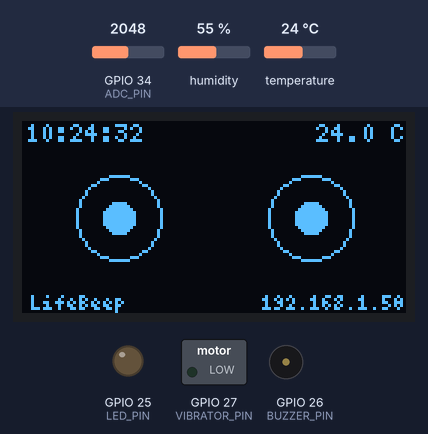
The sketch below on a simulated ESP32. Parts: 128×64 one-colour display, switched loads named in the sketch (green lamp = pin HIGH), output pins drawn as LEDs (lit = HIGH), buzzer (waves = sounding, pin HIGH). Inputs (shaded band) come from the test bench; at power-on: GPIO 34 (ADC_PIN) = 2048, temperature 24 °C, humidity 55 %. WiFi joins after 1.5 s; servers stay silent unless stated; network time is answered at once with the bench clock; the local clock reads 2024-03-15 10:24:30 at power-on unless the sketch sets it; random numbers use the default seed unless the sketch sets one; what the sketch prints to the serial monitor is not drawn.

Above: at 2.7 s.
2.8 s: GPIO 34 (ADC_PIN) set to 2920
8.3 s: GPIO 34 (ADC_PIN) set to 3013
At 9.8 s:
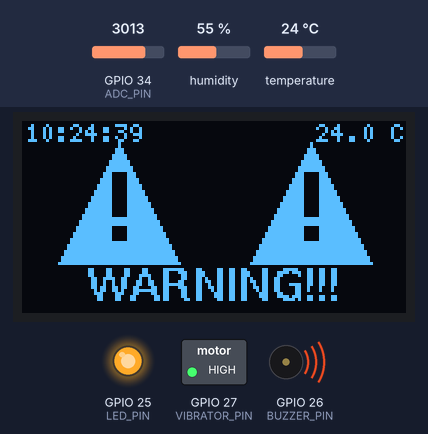
13.5 s: temperature set to 12 °C
At 15.6 s:
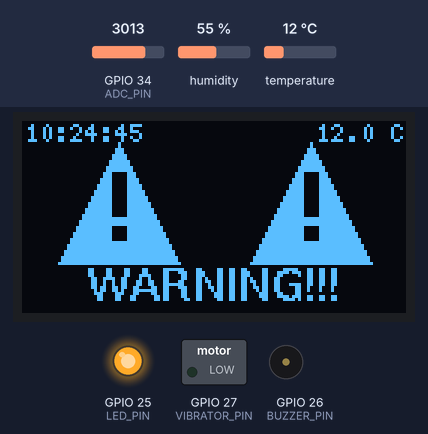
19.6 s: temperature set to 19 °C
At 21.3 s:
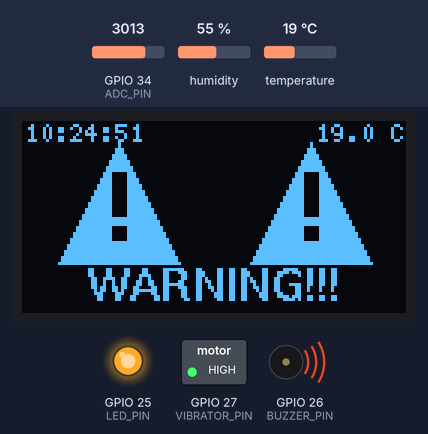
22.5 s: temperature set to 28 °C
At 25.8 s:
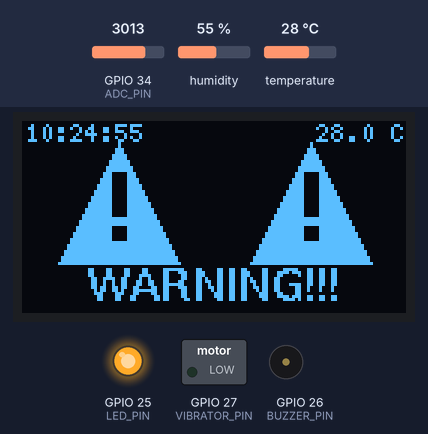
26.0 s: GPIO 34 (ADC_PIN) set to 2914
At 28.56 s:
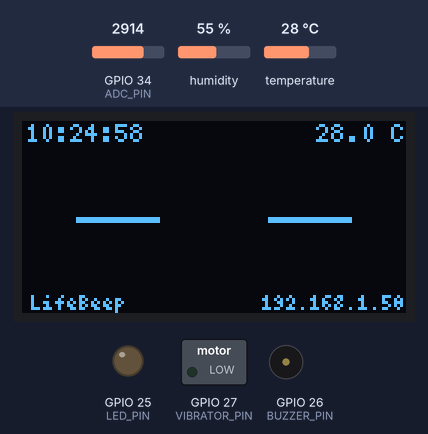
Timing chart, 0 to 30.1 s (numbered marks = the images above; inputs shaded):
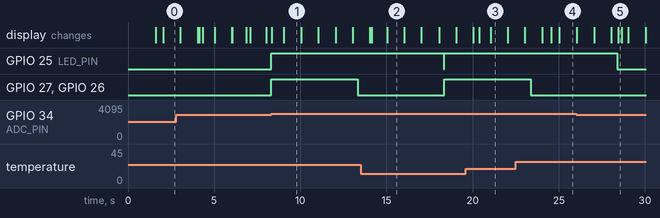

The sketch:

ESP32_code.ino
```cpp
/*
 * LifeBeep ESP32 Sound Detection System
 * Sound-Activated Cozmo Face with Web Server Integration
 *
 * This code uses a NON-BLOCKING loop structure to ensure
 * high reaction sensitivity.
 *
 * ALERTS:
 * - LED (Pin 25): ON for 10 seconds.
 * - OLED (Warning Face): ON for 10 seconds.
 * - Buzzer (Pin 26): ON for 5 seconds.
 * - Vibration Motor (Pin 27): ON for 5 seconds (DIRECT CONNECT).
 *
 * UPDATES:
 * - Increased Sensitivity: Threshold lowered to 2954 (approx 2.3V).
 * - Web Server: Hosts HTTP server for dashboard to fetch sensor data.
 */

#include <Arduino.h>
#include <U8g2lib.h>
#include <Wire.h>
#include <WiFi.h>
#include <WebServer.h>
#include <WiFiUdp.h>
#include <NTPClient.h>
#include "DHT.h"

// ========== CONFIGURATION ==========
// WiFi Credentials - UPDATE THESE
const char* ssid = "Oppo A77s";
const char* password = "9080061674";

// --- HARDWARE CONFIGURATION ---
// Sound Sensor
const int ADC_PIN = 34; // Connect to the output of your filter circuit

// Alert Pins
const int LED_PIN = 25;       // Normal LED
const int BUZZER_PIN = 26;    // Buzzer
const int VIBRATOR_PIN = 27;  // Vibration Motor (+) -> Pin 27, Motor (-) -> GND

// --- DHT TEMPERATURE SENSOR CONFIGURATION ---
#define DHTPIN 5      // Connect DHT11 Data to ESP32 GPIO 5
#define DHTTYPE DHT11 // Sensor type
DHT dht(DHTPIN, DHTTYPE); // Initialize DHT sensor

// --- NTP Configuration ---
WiFiUDP ntpUDP;
NTPClient timeClient(ntpUDP, "pool.ntp.org", 19800, 60000); // IST (UTC+5:30)

// --- Web Server ---
WebServer server(80); // HTTP server on port 80

// --- GLOBAL SENSOR DATA ---
float currentTemperature = -99.9;
float currentHumidity = -99.9;
int currentSoundLevel = 0;
String currentStatus = "Normal"; // "Normal" or "Detected"
bool notificationSent = false; // Track if notification already sent
unsigned long detectionTimestamp = 0; // When sound was detected

// --- U8g2 Constructor ---
U8G2_SSD1306_128X64_NONAME_F_HW_I2C u8g2(U8G2_R0, /* reset=*/ U8X8_PIN_NONE);

// --- ALERT THRESHOLDS & TIMERS ---
const int SOUND_THRESHOLD = 2954; // ADC value for High sound (approx 2.3V)

// How long the warning face/LED stay on (in milliseconds)
const long TOTAL_ALERT_DURATION = 10000; // 10 seconds
// How long the Buzzer/Motor stay on (in milliseconds)
const long PARTIAL_ALERT_DURATION = 5000; // 5 seconds

// --- ANIMATION TIMING ---
#define EYES_OPEN_TIME 2500 // Keep eyes open for 2.5 seconds normally
#define BLINK_TIME 200      // Quick blink duration

// --- NON-BLOCKING STATE VARIABLES ---
bool isAlertActive = false;
unsigned long alertStartTime = 0;
bool isBlinking = false;
unsigned long lastEyeEventTime = 0;
unsigned long lastGazeChangeTime = 0;
const long GAZE_CHANGE_INTERVAL = 3000; // Look around every 3 seconds

// --- Eye Animation State ---
enum EyeDirection { CENTER, LEFT, RIGHT };
EyeDirection currentEyeDirection = CENTER;

// --- SENSOR READING TIMERS ---
unsigned long lastTempReadTime = 0;
const long TEMP_READ_INTERVAL = 500; // Read temp every 0.5 seconds (real-time updates)

// --- Function Prototypes ---
void displayTime();
void displayTemp();
void displayIPAddress();
void displayBranding();
void drawEyesOpen(EyeDirection direction);
void drawBlink();
void drawWarning();
void lookAround(EyeDirection direction);
void handleRoot();
void handleData();

void setup(void) {
  Serial.begin(115200);
  Serial.println("LifeBeep Starting...");

  // Initialize Sound Sensor Pin as Input
  pinMode(ADC_PIN, INPUT);

  // Initialize Alert Pins as Output
  pinMode(LED_PIN, OUTPUT);
  pinMode(BUZZER_PIN, OUTPUT);
  pinMode(VIBRATOR_PIN, OUTPUT);

  // Make sure all alerts are off
  digitalWrite(LED_PIN, LOW);
  digitalWrite(BUZZER_PIN, LOW);
  digitalWrite(VIBRATOR_PIN, LOW);

  // Initialize DHT sensor
  dht.begin();

  // Seed the random number generator for eye movements
  randomSeed(analogRead(0));

  // Start the U8g2 display
  u8g2.begin();
  u8g2.setDrawColor(1);

  // --- Initialize Wi-Fi ---
  Serial.println("Connecting to WiFi...");
  WiFi.begin(ssid, password);

  int attempt = 0;
  while (WiFi.status() != WL_CONNECTED && attempt < 30) {
    delay(500);
    Serial.print(".");
    attempt++;
  }

  if (WiFi.status() == WL_CONNECTED) {
    Serial.println("\nWiFi Connected!");
    Serial.print("ESP32 IP Address: ");
    Serial.println(WiFi.localIP());

    // Start NTP Client
    timeClient.begin();
    Serial.println("Fetching time...");
    if(timeClient.forceUpdate()) {
      Serial.println("Time synced!");
    } else {
      Serial.println("Time sync failed (will retry in loop).");
    }

    // --- Setup Web Server Routes ---
    server.on("/", handleRoot);
    server.on("/data", handleData);
    server.begin();
    Serial.println("Web Server started on port 80");
    Serial.print("Access dashboard at: http://");
    Serial.println(WiFi.localIP());

  } else {
    Serial.println("\nWiFi connection failed!");
  }

  Serial.println("Setup complete.");
  lastEyeEventTime = millis();
}

// =======================
// === MAIN LOOP ===
// =======================
void loop(void) {
  unsigned long currentTime = millis();

  // Handle web server requests
  server.handleClient();

  // --- 1. Read Sensors ---
  currentSoundLevel = analogRead(ADC_PIN);

  // Update Time
  if (WiFi.status() == WL_CONNECTED) {
    timeClient.update();
  }

  // Update Temperature & Humidity (every 5 seconds)
  if (currentTime - lastTempReadTime > TEMP_READ_INTERVAL) {
    float newTemp = dht.readTemperature();
    float newHum = dht.readHumidity();
    if (!isnan(newTemp)) currentTemperature = newTemp;
    if (!isnan(newHum)) currentHumidity = newHum;
    lastTempReadTime = currentTime;
  }

  // --- 2. Check for New Sound Triggers ---
  if (currentSoundLevel > SOUND_THRESHOLD && !isAlertActive) {
    Serial.print("HIGH Sound Alert! Value: ");
    Serial.println(currentSoundLevel);

    currentStatus = "Detected"; // Update status for web server
    notificationSent = false; // Reset flag for new detection
    detectionTimestamp = currentTime; // Record exact detection time

    // Start the 10-second alert
    isAlertActive = true;
    alertStartTime = currentTime;

    // Turn on ALL alerts
    digitalWrite(LED_PIN, HIGH);
    digitalWrite(BUZZER_PIN, HIGH);
    digitalWrite(VIBRATOR_PIN, HIGH);
  }

  // --- 3. Update Display ---
  u8g2.clearBuffer();
  displayTime();
  displayTemp();

  // Only show branding and IP when NOT in alert mode (prevents collision with WARNING text)
  if (!isAlertActive) {
    displayBranding();  // Show "LifeBeep" bottom-left
    displayIPAddress(); // Show IP address bottom-right
  }

  if (isAlertActive) {
    // --- STATE: ALERT ---
    drawWarning();

    // Check if 5-second partial alert is over
    if (currentTime - alertStartTime >= PARTIAL_ALERT_DURATION) {
      digitalWrite(BUZZER_PIN, LOW);
      digitalWrite(VIBRATOR_PIN, LOW);
    }

    // Check if 10-second total alert is over
    if (currentTime - alertStartTime >= TOTAL_ALERT_DURATION) {
      Serial.println("Alert finished. Resetting.");
      isAlertActive = false;
      currentStatus = "Normal"; // Reset status
      notificationSent = false; // Reset for next detection
      digitalWrite(LED_PIN, LOW);
    }

  } else {
    // --- STATE: NORMAL ---
    digitalWrite(LED_PIN, LOW);
    digitalWrite(BUZZER_PIN, LOW);
    digitalWrite(VIBRATOR_PIN, LOW);

    // Handle blinking animation
    if (isBlinking) {
      drawBlink();
      if (currentTime - lastEyeEventTime >= BLINK_TIME) {
        isBlinking = false;
        lastEyeEventTime = currentTime;
      }
    } else {
      // Handle gazing around
      if (currentTime - lastGazeChangeTime > GAZE_CHANGE_INTERVAL) {
        int randomLook = random(0, 5);
        if (randomLook == 3) currentEyeDirection = LEFT;
        else if (randomLook == 4) currentEyeDirection = RIGHT;
        else currentEyeDirection = CENTER;
        lastGazeChangeTime = currentTime;
      }
      drawEyesOpen(currentEyeDirection);

      // Check if it's time to blink
      if (currentTime - lastEyeEventTime >= EYES_OPEN_TIME) {
        isBlinking = true;
        lastEyeEventTime = currentTime;
      }
    }
  }

  u8g2.sendBuffer();
}

// =======================
// === WEB SERVER HANDLERS ===
// =======================
void handleRoot() {
  String html = "<!DOCTYPE html><html><head><meta charset='UTF-8'>";
  html += "<meta name='viewport' content='width=device-width,initial-scale=1'>";
  html += "<title>LifeBeep ESP32</title></head><body>";
  html += "<h1>LifeBeep ESP32 Status</h1>";
  html += "<p><a href='/data'>Get JSON Data</a></p>";
  html += "<p>Status: " + currentStatus + "</p>";
  html += "<p>Sound Level: " + String(currentSoundLevel) + "</p>";
  html += "<p>Temperature: " + String(currentTemperature, 1) + " °C</p>";
  html += "<p>Humidity: " + String(currentHumidity, 1) + " %</p>";
  html += "</body></html>";
  server.send(200, "text/html", html);
}

void handleData() {
  String json = "{";
  json += "\"status\":\"" + currentStatus + "\",";
  json += "\"soundLevel\":" + String(currentSoundLevel) + ",";
  json += "\"temperature\":" + String(currentTemperature, 1) + ",";
  json += "\"humidity\":" + String(currentHumidity, 1) + ",";
  json += "\"threshold\":" + String(SOUND_THRESHOLD) + ",";
  json += "\"notificationSent\":" + String(notificationSent ? "true" : "false") + ",";
  json += "\"detectionTime\":" + String(detectionTimestamp);
  json += "}";

  // Mark notification as sent after first API call during alert
  if (currentStatus == "Detected" && !notificationSent) {
    notificationSent = true;
  }

  server.sendHeader("Access-Control-Allow-Origin", "*");
  server.send(200, "application/json", json);
}

// =======================
// === DISPLAY FUNCTIONS ===
// =======================
void displayTime() {
  u8g2.setDrawColor(1);
  u8g2.setFont(u8g2_font_5x7_tf);

  if (WiFi.status() == WL_CONNECTED) {
    String formattedTime = timeClient.getFormattedTime();
    u8g2.drawStr(1, 7, formattedTime.c_str());
  } else {
    u8g2.drawStr(1, 7, "No WiFi");
  }
}

void displayTemp() {
    u8g2.setDrawColor(1);
    u8g2.setFont(u8g2_font_5x7_tf);

    String tempStr;
    if (currentTemperature > -99) {
      tempStr = String(currentTemperature, 1) + " C";
    } else {
      tempStr = "DHT Err";
    }

    int x = u8g2.getWidth() - u8g2.getStrWidth(tempStr.c_str()) - 1;
    int y = 7;
    u8g2.drawStr(x, y, tempStr.c_str());
}

void displayIPAddress() {
    u8g2.setDrawColor(1);
    u8g2.setFont(u8g2_font_4x6_tf); // Small font for IP

    if (WiFi.status() == WL_CONNECTED) {
      String ipStr = WiFi.localIP().toString();
      int x = u8g2.getWidth() - u8g2.getStrWidth(ipStr.c_str()) - 1; // Bottom-right
      int y = u8g2.getHeight() - 1; // Bottom edge
      u8g2.drawStr(x, y, ipStr.c_str());
    }
}

void displayBranding() {
    u8g2.setDrawColor(1);
    u8g2.setFont(u8g2_font_4x6_tf); // Small font for branding

    const char* brand = "LifeBeep";
    int x = 3; // Slightly right so "L" is visible
    int y = u8g2.getHeight() - 1; // Bottom edge
    u8g2.drawStr(x, y, brand);
}

void lookAround(EyeDirection direction) {
  int eyeY = 32;
  int leftEyeX = 32;
  int rightEyeX = 96;
  int outerRadius = 14;
  int innerRadius = 5;
  int pupilOffset = 5;

  int leftPupilX = leftEyeX;
  int rightPupilX = rightEyeX;

  if (direction == LEFT) {
    leftPupilX -= pupilOffset;
    rightPupilX -= pupilOffset;
  } else if (direction == RIGHT) {
    leftPupilX += pupilOffset;
    rightPupilX += pupilOffset;
  }

  u8g2.setDrawColor(1);
  u8g2.drawCircle(leftEyeX, eyeY, outerRadius);
  u8g2.drawDisc(leftPupilX, eyeY, innerRadius);
  u8g2.drawCircle(rightEyeX, eyeY, outerRadius);
  u8g2.drawDisc(rightPupilX, eyeY, innerRadius);
}

void drawEyesOpen(EyeDirection direction) {
  lookAround(direction);
}

void drawBlink() {
  int eyeY = 32;
  int leftEyeX = 32;
  int rightEyeX = 96;
  int outerRadius = 14;
  int eyelidWidth = outerRadius * 2;

  u8g2.setDrawColor(1);
  u8g2.drawHLine(leftEyeX - outerRadius, eyeY, eyelidWidth);
  u8g2.drawHLine(leftEyeX - outerRadius, eyeY + 1, eyelidWidth);
  u8g2.drawHLine(rightEyeX - outerRadius, eyeY, eyelidWidth);
  u8g2.drawHLine(rightEyeX - outerRadius, eyeY + 1, eyelidWidth);
}

void drawWarning() {
  int centerEyeY = 32;
  int triangleHeight = 40;
  int triangleWidth = 40;

  int leftApexY = centerEyeY - (triangleHeight / 2) - 5;
  int leftBaseY = centerEyeY + (triangleHeight / 2) - 5;

  int symbolW = 5;
  int bodyH = 15;
  int dotH = 5;
  int bodyY = leftApexY + 10;
  int dotY = bodyY + bodyH + 3;

  // Left Eye
  int leftCenterX = 32;
  int leftBaseX1 = leftCenterX - (triangleWidth / 2);
  int leftBaseX2 = leftCenterX + (triangleWidth / 2);

  u8g2.setDrawColor(1);
  u8g2.drawTriangle(leftCenterX, leftApexY, leftBaseX1, leftBaseY, leftBaseX2, leftBaseY);

  u8g2.setDrawColor(0);
  int leftBodyX = leftCenterX - (symbolW / 2);
  u8g2.drawBox(leftBodyX, bodyY, symbolW, bodyH);
  u8g2.drawBox(leftBodyX, dotY, symbolW, dotH);

  // Right Eye
  int rightCenterX = 96;
  int rightBaseX1 = rightCenterX - (triangleWidth / 2);
  int rightBaseX2 = rightCenterX + (triangleWidth / 2);

  u8g2.setDrawColor(1);
  u8g2.drawTriangle(rightCenterX, leftApexY, rightBaseX1, leftBaseY, rightBaseX2, leftBaseY);

  u8g2.setDrawColor(0);
  int rightBodyX = rightCenterX - (symbolW / 2);
  u8g2.drawBox(rightBodyX, bodyY, symbolW, bodyH);
  u8g2.drawBox(rightBodyX, dotY, symbolW, dotH);

  // WARNING Text
  u8g2.setDrawColor(1);
  u8g2.setFont(u8g2_font_helvB10_tr);

  const char* warningText = "WARNING!!!";
  int textWidth = u8g2.getStrWidth(warningText);
  int textX = (u8g2.getWidth() - textWidth) / 2;
  int textY = 60;
  u8g2.drawStr(textX, textY, warningText);

  u8g2.setDrawColor(1);
}
```

Measured:
- the behaviour switches between 2954 and 2955 on GPIO 34 (ADC_PIN) (found by bisection; images 0 and 1)
- after the input at 8.3 s, GPIO 25 (LED_PIN): LOW → HIGH at once; GPIO 27 (VIBRATOR_PIN), GPIO 26 (BUZZER_PIN): LOW → HIGH at once, → LOW 5.0 s later
- what the display in image 1 shows lasts 0.9 s, from 9.1 s to 10.0 s
